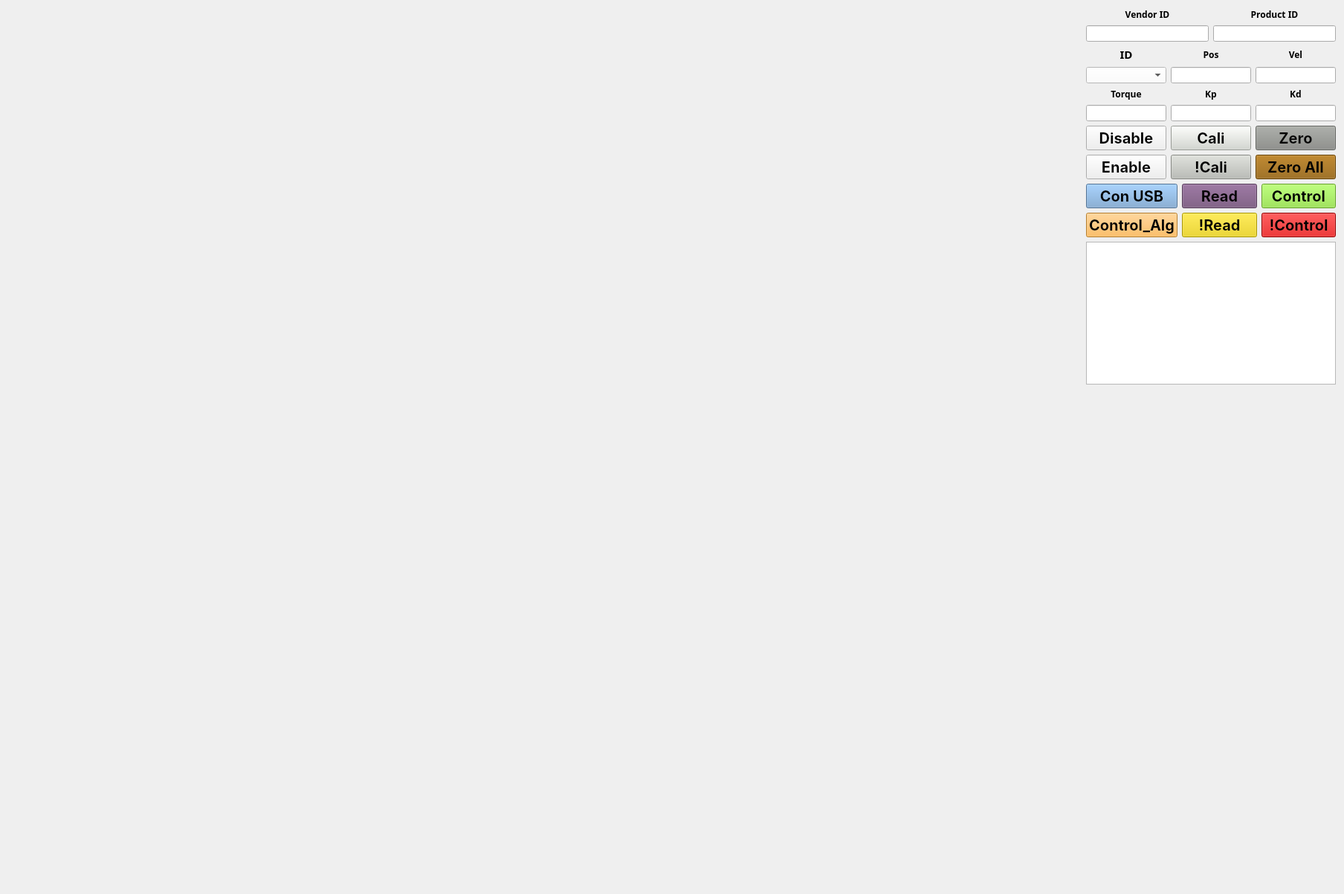
<?xml version="1.0" encoding="UTF-8"?>
<ui version="4.0">
 <class>MainWindow</class>
 <widget class="QWidget" name="MainWindow">
  <property name="enabled">
   <bool>true</bool>
  </property>
  <property name="geometry">
   <rect>
    <x>0</x>
    <y>0</y>
    <width>1808</width>
    <height>1202</height>
   </rect>
  </property>
  <property name="sizePolicy">
   <sizepolicy hsizetype="Expanding" vsizetype="Expanding">
    <horstretch>0</horstretch>
    <verstretch>0</verstretch>
   </sizepolicy>
  </property>
  <property name="baseSize">
   <size>
    <width>10</width>
    <height>0</height>
   </size>
  </property>
  <property name="windowTitle">
   <string>Ji_nitaimei</string>
  </property>
  <layout class="QHBoxLayout" name="horizontalLayout_7">
   <item>
    <layout class="QHBoxLayout" name="horizontalLayout" stretch="5,0">
     <item>
      <layout class="QGridLayout" name="gridLayout_2">
       <item row="0" column="0">
        <widget class="QCustomPlot" name="Pos" native="true">
         <property name="sizePolicy">
          <sizepolicy hsizetype="Preferred" vsizetype="Preferred">
           <horstretch>0</horstretch>
           <verstretch>0</verstretch>
          </sizepolicy>
         </property>
         <property name="minimumSize">
          <size>
           <width>200</width>
           <height>200</height>
          </size>
         </property>
         <property name="font">
          <font>
           <family>SF Pro Rounded</family>
           <weight>75</weight>
           <bold>true</bold>
          </font>
         </property>
        </widget>
       </item>
       <item row="0" column="1">
        <widget class="QCustomPlot" name="Torque" native="true">
         <property name="sizePolicy">
          <sizepolicy hsizetype="Preferred" vsizetype="Preferred">
           <horstretch>0</horstretch>
           <verstretch>0</verstretch>
          </sizepolicy>
         </property>
         <property name="minimumSize">
          <size>
           <width>200</width>
           <height>200</height>
          </size>
         </property>
         <property name="font">
          <font>
           <family>SF Pro Rounded</family>
           <weight>75</weight>
           <bold>true</bold>
          </font>
         </property>
        </widget>
       </item>
       <item row="1" column="0">
        <widget class="QCustomPlot" name="Velocity" native="true">
         <property name="sizePolicy">
          <sizepolicy hsizetype="Preferred" vsizetype="Preferred">
           <horstretch>0</horstretch>
           <verstretch>0</verstretch>
          </sizepolicy>
         </property>
         <property name="minimumSize">
          <size>
           <width>200</width>
           <height>200</height>
          </size>
         </property>
         <property name="font">
          <font>
           <family>SF Pro Rounded</family>
           <weight>75</weight>
           <bold>true</bold>
          </font>
         </property>
        </widget>
       </item>
       <item row="1" column="1">
        <widget class="QCustomPlot" name="Uq_plot" native="true">
         <property name="sizePolicy">
          <sizepolicy hsizetype="Preferred" vsizetype="Preferred">
           <horstretch>0</horstretch>
           <verstretch>0</verstretch>
          </sizepolicy>
         </property>
         <property name="minimumSize">
          <size>
           <width>200</width>
           <height>200</height>
          </size>
         </property>
         <property name="font">
          <font>
           <family>SF Pro Rounded</family>
           <weight>75</weight>
           <bold>true</bold>
          </font>
         </property>
        </widget>
       </item>
      </layout>
     </item>
     <item>
      <layout class="QVBoxLayout" name="verticalLayout" stretch="0,0,0,0,0,0,1">
       <item>
        <layout class="QHBoxLayout" name="horizontalLayout_5" stretch="1,1">
         <item>
          <layout class="QVBoxLayout" name="verticalLayout_3">
           <item>
            <widget class="QLabel" name="label_2">
             <property name="sizePolicy">
              <sizepolicy hsizetype="Preferred" vsizetype="Preferred">
               <horstretch>0</horstretch>
               <verstretch>0</verstretch>
              </sizepolicy>
             </property>
             <property name="font">
              <font>
               <family>SF Pro Rounded</family>
               <weight>75</weight>
               <bold>true</bold>
              </font>
             </property>
             <property name="text">
              <string>Vendor ID</string>
             </property>
             <property name="alignment">
              <set>Qt::AlignCenter</set>
             </property>
            </widget>
           </item>
           <item>
            <widget class="QLineEdit" name="Ven_ID">
             <property name="sizePolicy">
              <sizepolicy hsizetype="Preferred" vsizetype="Preferred">
               <horstretch>0</horstretch>
               <verstretch>0</verstretch>
              </sizepolicy>
             </property>
            </widget>
           </item>
          </layout>
         </item>
         <item>
          <layout class="QVBoxLayout" name="verticalLayout_2">
           <item>
            <widget class="QLabel" name="label">
             <property name="sizePolicy">
              <sizepolicy hsizetype="Preferred" vsizetype="Preferred">
               <horstretch>0</horstretch>
               <verstretch>0</verstretch>
              </sizepolicy>
             </property>
             <property name="font">
              <font>
               <family>SF Pro Rounded</family>
               <weight>75</weight>
               <bold>true</bold>
              </font>
             </property>
             <property name="text">
              <string>Product ID</string>
             </property>
             <property name="alignment">
              <set>Qt::AlignCenter</set>
             </property>
            </widget>
           </item>
           <item>
            <widget class="QLineEdit" name="Pro_ID">
             <property name="sizePolicy">
              <sizepolicy hsizetype="Preferred" vsizetype="Preferred">
               <horstretch>0</horstretch>
               <verstretch>0</verstretch>
              </sizepolicy>
             </property>
            </widget>
           </item>
          </layout>
         </item>
        </layout>
       </item>
       <item>
        <layout class="QHBoxLayout" name="horizontalLayout_3" stretch="1,1,1">
         <item>
          <layout class="QVBoxLayout" name="verticalLayout_10" stretch="1,1">
           <item>
            <widget class="QLabel" name="label_3">
             <property name="sizePolicy">
              <sizepolicy hsizetype="Preferred" vsizetype="Preferred">
               <horstretch>0</horstretch>
               <verstretch>0</verstretch>
              </sizepolicy>
             </property>
             <property name="font">
              <font>
               <family>SF Pro Rounded</family>
               <pointsize>11</pointsize>
               <weight>75</weight>
               <bold>true</bold>
              </font>
             </property>
             <property name="text">
              <string>ID</string>
             </property>
             <property name="alignment">
              <set>Qt::AlignCenter</set>
             </property>
            </widget>
           </item>
           <item>
            <widget class="QComboBox" name="idlist">
             <property name="sizePolicy">
              <sizepolicy hsizetype="Preferred" vsizetype="Preferred">
               <horstretch>0</horstretch>
               <verstretch>0</verstretch>
              </sizepolicy>
             </property>
             <property name="styleSheet">
              <string notr="true">background-color: rgb(255, 255, 255);</string>
             </property>
            </widget>
           </item>
          </layout>
         </item>
         <item>
          <layout class="QVBoxLayout" name="verticalLayout_11">
           <item>
            <widget class="QLabel" name="label_4">
             <property name="sizePolicy">
              <sizepolicy hsizetype="Preferred" vsizetype="Preferred">
               <horstretch>0</horstretch>
               <verstretch>0</verstretch>
              </sizepolicy>
             </property>
             <property name="font">
              <font>
               <family>SF Pro Rounded</family>
               <weight>75</weight>
               <bold>true</bold>
              </font>
             </property>
             <property name="text">
              <string>Pos</string>
             </property>
             <property name="alignment">
              <set>Qt::AlignCenter</set>
             </property>
            </widget>
           </item>
           <item>
            <widget class="QLineEdit" name="Pos_input">
             <property name="sizePolicy">
              <sizepolicy hsizetype="Preferred" vsizetype="Preferred">
               <horstretch>0</horstretch>
               <verstretch>0</verstretch>
              </sizepolicy>
             </property>
            </widget>
           </item>
          </layout>
         </item>
         <item>
          <layout class="QVBoxLayout" name="verticalLayout_12">
           <item>
            <widget class="QLabel" name="label_5">
             <property name="sizePolicy">
              <sizepolicy hsizetype="Preferred" vsizetype="Preferred">
               <horstretch>0</horstretch>
               <verstretch>0</verstretch>
              </sizepolicy>
             </property>
             <property name="font">
              <font>
               <family>SF Pro Rounded</family>
               <weight>75</weight>
               <bold>true</bold>
              </font>
             </property>
             <property name="text">
              <string>Vel</string>
             </property>
             <property name="alignment">
              <set>Qt::AlignCenter</set>
             </property>
            </widget>
           </item>
           <item>
            <widget class="QLineEdit" name="Vel_Input">
             <property name="sizePolicy">
              <sizepolicy hsizetype="Preferred" vsizetype="Preferred">
               <horstretch>0</horstretch>
               <verstretch>0</verstretch>
              </sizepolicy>
             </property>
            </widget>
           </item>
          </layout>
         </item>
        </layout>
       </item>
       <item>
        <layout class="QHBoxLayout" name="horizontalLayout_6" stretch="1,1,1">
         <item>
          <layout class="QVBoxLayout" name="verticalLayout_13">
           <item>
            <widget class="QLabel" name="label_6">
             <property name="sizePolicy">
              <sizepolicy hsizetype="Preferred" vsizetype="Preferred">
               <horstretch>0</horstretch>
               <verstretch>0</verstretch>
              </sizepolicy>
             </property>
             <property name="font">
              <font>
               <family>SF Pro Rounded</family>
               <weight>75</weight>
               <bold>true</bold>
              </font>
             </property>
             <property name="text">
              <string>Torque</string>
             </property>
             <property name="alignment">
              <set>Qt::AlignCenter</set>
             </property>
            </widget>
           </item>
           <item>
            <widget class="QLineEdit" name="Torque_input">
             <property name="sizePolicy">
              <sizepolicy hsizetype="Preferred" vsizetype="Preferred">
               <horstretch>0</horstretch>
               <verstretch>0</verstretch>
              </sizepolicy>
             </property>
            </widget>
           </item>
          </layout>
         </item>
         <item>
          <layout class="QVBoxLayout" name="verticalLayout_14">
           <item>
            <widget class="QLabel" name="label_7">
             <property name="sizePolicy">
              <sizepolicy hsizetype="Preferred" vsizetype="Preferred">
               <horstretch>0</horstretch>
               <verstretch>0</verstretch>
              </sizepolicy>
             </property>
             <property name="font">
              <font>
               <family>SF Pro Rounded</family>
               <weight>75</weight>
               <bold>true</bold>
              </font>
             </property>
             <property name="text">
              <string>Kp</string>
             </property>
             <property name="alignment">
              <set>Qt::AlignCenter</set>
             </property>
            </widget>
           </item>
           <item>
            <widget class="QLineEdit" name="kp_input">
             <property name="sizePolicy">
              <sizepolicy hsizetype="Preferred" vsizetype="Preferred">
               <horstretch>0</horstretch>
               <verstretch>0</verstretch>
              </sizepolicy>
             </property>
            </widget>
           </item>
          </layout>
         </item>
         <item>
          <layout class="QVBoxLayout" name="verticalLayout_15">
           <item>
            <widget class="QLabel" name="label_8">
             <property name="sizePolicy">
              <sizepolicy hsizetype="Preferred" vsizetype="Preferred">
               <horstretch>0</horstretch>
               <verstretch>0</verstretch>
              </sizepolicy>
             </property>
             <property name="font">
              <font>
               <family>SF Pro Rounded</family>
               <weight>75</weight>
               <bold>true</bold>
              </font>
             </property>
             <property name="text">
              <string>Kd</string>
             </property>
             <property name="alignment">
              <set>Qt::AlignCenter</set>
             </property>
            </widget>
           </item>
           <item>
            <widget class="QLineEdit" name="kd_input">
             <property name="sizePolicy">
              <sizepolicy hsizetype="Preferred" vsizetype="Preferred">
               <horstretch>0</horstretch>
               <verstretch>0</verstretch>
              </sizepolicy>
             </property>
            </widget>
           </item>
          </layout>
         </item>
        </layout>
       </item>
       <item>
        <layout class="QHBoxLayout" name="horizontalLayout_4">
         <item>
          <layout class="QVBoxLayout" name="verticalLayout_7">
           <item>
            <widget class="QPushButton" name="Disable">
             <property name="enabled">
              <bool>true</bool>
             </property>
             <property name="sizePolicy">
              <sizepolicy hsizetype="Preferred" vsizetype="Preferred">
               <horstretch>0</horstretch>
               <verstretch>0</verstretch>
              </sizepolicy>
             </property>
             <property name="font">
              <font>
               <family>SF Pro Display</family>
               <pointsize>15</pointsize>
               <weight>75</weight>
               <bold>true</bold>
              </font>
             </property>
             <property name="text">
              <string>Disable</string>
             </property>
             <property name="checkable">
              <bool>false</bool>
             </property>
            </widget>
           </item>
           <item>
            <widget class="QPushButton" name="Enable">
             <property name="sizePolicy">
              <sizepolicy hsizetype="Preferred" vsizetype="Preferred">
               <horstretch>0</horstretch>
               <verstretch>0</verstretch>
              </sizepolicy>
             </property>
             <property name="font">
              <font>
               <family>SF Pro Display</family>
               <pointsize>15</pointsize>
               <weight>75</weight>
               <bold>true</bold>
              </font>
             </property>
             <property name="text">
              <string>Enable</string>
             </property>
             <property name="checkable">
              <bool>false</bool>
             </property>
            </widget>
           </item>
          </layout>
         </item>
         <item>
          <layout class="QVBoxLayout" name="verticalLayout_8">
           <item>
            <widget class="QPushButton" name="Calibration">
             <property name="sizePolicy">
              <sizepolicy hsizetype="Preferred" vsizetype="Preferred">
               <horstretch>0</horstretch>
               <verstretch>0</verstretch>
              </sizepolicy>
             </property>
             <property name="font">
              <font>
               <family>SF Pro Display</family>
               <pointsize>15</pointsize>
               <weight>75</weight>
               <bold>true</bold>
              </font>
             </property>
             <property name="styleSheet">
              <string notr="true">background-color: rgb(211, 215, 207);</string>
             </property>
             <property name="text">
              <string>Cali</string>
             </property>
            </widget>
           </item>
           <item>
            <widget class="QPushButton" name="Cali_Done">
             <property name="sizePolicy">
              <sizepolicy hsizetype="Preferred" vsizetype="Preferred">
               <horstretch>0</horstretch>
               <verstretch>0</verstretch>
              </sizepolicy>
             </property>
             <property name="font">
              <font>
               <family>SF Pro Display</family>
               <pointsize>15</pointsize>
               <weight>75</weight>
               <bold>true</bold>
              </font>
             </property>
             <property name="styleSheet">
              <string notr="true">background-color: rgb(186, 189, 182);</string>
             </property>
             <property name="text">
              <string>!Cali</string>
             </property>
            </widget>
           </item>
          </layout>
         </item>
         <item>
          <layout class="QVBoxLayout" name="verticalLayout_9">
           <item>
            <widget class="QPushButton" name="Zero">
             <property name="sizePolicy">
              <sizepolicy hsizetype="Preferred" vsizetype="Preferred">
               <horstretch>0</horstretch>
               <verstretch>0</verstretch>
              </sizepolicy>
             </property>
             <property name="font">
              <font>
               <family>SF Pro Display</family>
               <pointsize>15</pointsize>
               <weight>75</weight>
               <bold>true</bold>
              </font>
             </property>
             <property name="styleSheet">
              <string notr="true">background-color: rgb(136, 138, 133);</string>
             </property>
             <property name="text">
              <string>Zero</string>
             </property>
             <property name="checkable">
              <bool>false</bool>
             </property>
             <property name="default">
              <bool>false</bool>
             </property>
            </widget>
           </item>
           <item>
            <widget class="QPushButton" name="Zero_All">
             <property name="sizePolicy">
              <sizepolicy hsizetype="Preferred" vsizetype="Preferred">
               <horstretch>0</horstretch>
               <verstretch>0</verstretch>
              </sizepolicy>
             </property>
             <property name="font">
              <font>
               <family>SF Pro Display</family>
               <pointsize>15</pointsize>
               <weight>75</weight>
               <bold>true</bold>
              </font>
             </property>
             <property name="styleSheet">
              <string notr="true">background-color: rgb(143, 89, 2);</string>
             </property>
             <property name="text">
              <string>Zero All</string>
             </property>
             <property name="checkable">
              <bool>false</bool>
             </property>
            </widget>
           </item>
          </layout>
         </item>
        </layout>
       </item>
       <item>
        <layout class="QHBoxLayout" name="horizontalLayout_2" stretch="1,1,1">
         <item>
          <layout class="QVBoxLayout" name="verticalLayout_4">
           <item>
            <widget class="QPushButton" name="Con_USB">
             <property name="sizePolicy">
              <sizepolicy hsizetype="Preferred" vsizetype="Preferred">
               <horstretch>0</horstretch>
               <verstretch>0</verstretch>
              </sizepolicy>
             </property>
             <property name="font">
              <font>
               <family>SF Pro Display</family>
               <pointsize>15</pointsize>
               <weight>75</weight>
               <bold>true</bold>
              </font>
             </property>
             <property name="styleSheet">
              <string notr="true">background-color: rgb(114, 159, 207)</string>
             </property>
             <property name="text">
              <string>Con USB</string>
             </property>
            </widget>
           </item>
           <item>
            <widget class="QPushButton" name="Control_Alg">
             <property name="sizePolicy">
              <sizepolicy hsizetype="Preferred" vsizetype="Preferred">
               <horstretch>0</horstretch>
               <verstretch>0</verstretch>
              </sizepolicy>
             </property>
             <property name="font">
              <font>
               <family>SF Pro Display</family>
               <pointsize>15</pointsize>
               <weight>75</weight>
               <bold>true</bold>
              </font>
             </property>
             <property name="styleSheet">
              <string notr="true">background-color: rgb(252, 175, 62)</string>
             </property>
             <property name="text">
              <string>Control_Alg</string>
             </property>
             <property name="checkable">
              <bool>false</bool>
             </property>
            </widget>
           </item>
          </layout>
         </item>
         <item>
          <layout class="QVBoxLayout" name="verticalLayout_5">
           <item>
            <widget class="QPushButton" name="Sample_Data">
             <property name="sizePolicy">
              <sizepolicy hsizetype="Preferred" vsizetype="Preferred">
               <horstretch>0</horstretch>
               <verstretch>0</verstretch>
              </sizepolicy>
             </property>
             <property name="font">
              <font>
               <family>SF Pro Display</family>
               <pointsize>15</pointsize>
               <weight>75</weight>
               <bold>true</bold>
              </font>
             </property>
             <property name="styleSheet">
              <string notr="true">background-color: rgb(117, 80, 123);</string>
             </property>
             <property name="text">
              <string>Read</string>
             </property>
            </widget>
           </item>
           <item>
            <widget class="QPushButton" name="Stop_Sample">
             <property name="sizePolicy">
              <sizepolicy hsizetype="Preferred" vsizetype="Preferred">
               <horstretch>0</horstretch>
               <verstretch>0</verstretch>
              </sizepolicy>
             </property>
             <property name="font">
              <font>
               <family>SF Pro Display</family>
               <pointsize>15</pointsize>
               <weight>75</weight>
               <bold>true</bold>
              </font>
             </property>
             <property name="styleSheet">
              <string notr="true">background-color: rgb(237, 212, 0);</string>
             </property>
             <property name="text">
              <string>!Read</string>
             </property>
            </widget>
           </item>
          </layout>
         </item>
         <item>
          <layout class="QVBoxLayout" name="verticalLayout_6">
           <item>
            <widget class="QPushButton" name="Control">
             <property name="sizePolicy">
              <sizepolicy hsizetype="Preferred" vsizetype="Preferred">
               <horstretch>0</horstretch>
               <verstretch>0</verstretch>
              </sizepolicy>
             </property>
             <property name="font">
              <font>
               <family>SF Pro Display</family>
               <pointsize>15</pointsize>
               <weight>75</weight>
               <bold>true</bold>
              </font>
             </property>
             <property name="styleSheet">
              <string notr="true">background-color: rgb(138, 226, 52)</string>
             </property>
             <property name="text">
              <string>Control</string>
             </property>
            </widget>
           </item>
           <item>
            <widget class="QPushButton" name="Stop_Control">
             <property name="sizePolicy">
              <sizepolicy hsizetype="Preferred" vsizetype="Preferred">
               <horstretch>0</horstretch>
               <verstretch>0</verstretch>
              </sizepolicy>
             </property>
             <property name="font">
              <font>
               <family>SF Pro Display</family>
               <pointsize>15</pointsize>
               <weight>75</weight>
               <bold>true</bold>
              </font>
             </property>
             <property name="styleSheet">
              <string notr="true">background-color:rgb(204, 0, 0)</string>
             </property>
             <property name="text">
              <string>!Control</string>
             </property>
            </widget>
           </item>
          </layout>
         </item>
        </layout>
       </item>
       <item>
        <widget class="QTextBrowser" name="textBrowser">
         <property name="sizePolicy">
          <sizepolicy hsizetype="Preferred" vsizetype="Preferred">
           <horstretch>0</horstretch>
           <verstretch>0</verstretch>
          </sizepolicy>
         </property>
        </widget>
       </item>
       <item>
        <spacer name="verticalSpacer">
         <property name="orientation">
          <enum>Qt::Vertical</enum>
         </property>
         <property name="sizeHint" stdset="0">
          <size>
           <width>20</width>
           <height>40</height>
          </size>
         </property>
        </spacer>
       </item>
      </layout>
     </item>
    </layout>
   </item>
  </layout>
 </widget>
 <customwidgets>
  <customwidget>
   <class>QCustomPlot</class>
   <extends>QWidget</extends>
   <header>qcustomplot.h</header>
   <container>1</container>
  </customwidget>
 </customwidgets>
 <resources/>
 <connections/>
</ui>
